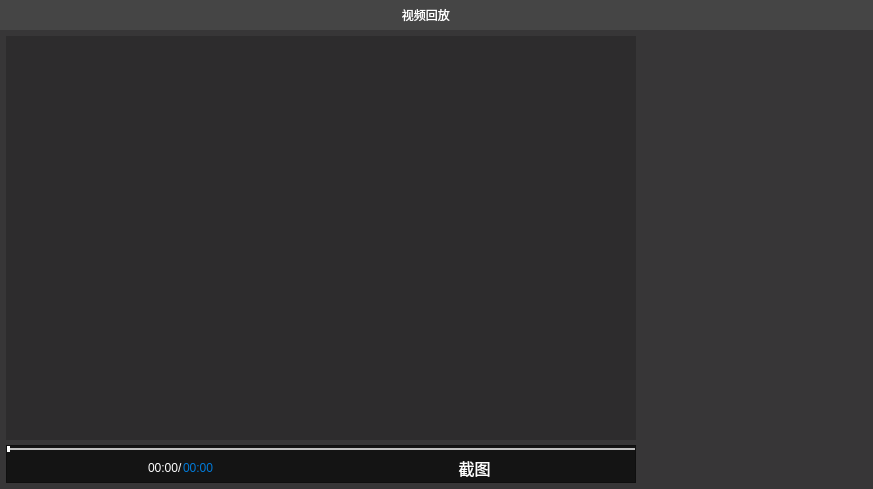
<?xml version="1.0" encoding="UTF-8"?>
<ui version="4.0">
 <class>MediaPlayerWidget</class>
 <widget class="QWidget" name="MediaPlayerWidget">
  <property name="geometry">
   <rect>
    <x>0</x>
    <y>0</y>
    <width>873</width>
    <height>489</height>
   </rect>
  </property>
  <property name="windowTitle">
   <string>视频播放</string>
  </property>
  <property name="styleSheet">
   <string notr="true">#MediaPlayerWidget{
	background-color: rgb(55, 54, 55);
}
#titleBarWidget
{
	background-color: rgb(69, 69, 69);
}

#widgetVideoWidget
{
	background-color: rgb(55, 54, 55);
}

#mediaWidget
{
	background-color: rgb(45, 44, 45);
}
#playControlBar
{
	background-color: rgb(20, 20, 20);
}


#lwVideoList
{
	background-color: rgb(55, 54, 55);
	color: rgb(255, 255, 255);
	border:none;
}

</string>
  </property>
  <layout class="QVBoxLayout" name="verticalLayout_2">
   <property name="spacing">
    <number>0</number>
   </property>
   <property name="leftMargin">
    <number>0</number>
   </property>
   <property name="topMargin">
    <number>0</number>
   </property>
   <property name="rightMargin">
    <number>0</number>
   </property>
   <property name="bottomMargin">
    <number>0</number>
   </property>
   <item>
    <widget class="QWidget" name="titleBarWidget" native="true">
     <property name="minimumSize">
      <size>
       <width>0</width>
       <height>30</height>
      </size>
     </property>
     <property name="styleSheet">
      <string notr="true">#lbTitleText{
	color: rgb(255, 255, 255);
	font: 12pt &quot;Algerian&quot;;
}

QPushButton
{
	background: transparent;
	border:none;
    padding: 1px;
}  

QPushButton::hover{   
    background: qlineargradient(x1: 0, y1: 0, x2: 0, y2: 1,  
         	stop: 0 #758385, stop: 0.5 #122C39,  
         	stop: 1.0 #0E7788);
	border:1px solid #11505C;
}

QPushButton::pressed{   
	background: qlineargradient(x1: 0, y1: 0, x2: 0, y2: 1,  
        	stop: 0 #969B9C, stop: 0.5 #16354B,  
         	stop: 1.0 #244F76);
}

#btnMaximum{
	image: url(:/PlayIcon/Resource/Maximum.png);
}

#btnClose{
	image: url(:/PlayIcon/Resource/Close.png);
}

#btnClose::hover{
	background-color: red;
	border:1px solid #11505C;
}

#btnClose::pressed{
	background-color: rgb(147, 0, 0);
}</string>
     </property>
     <layout class="QHBoxLayout" name="horizontalLayout_2">
      <property name="spacing">
       <number>9</number>
      </property>
      <property name="leftMargin">
       <number>0</number>
      </property>
      <property name="topMargin">
       <number>0</number>
      </property>
      <property name="bottomMargin">
       <number>0</number>
      </property>
      <item>
       <widget class="QLabel" name="lbTitleIcon">
        <property name="minimumSize">
         <size>
          <width>30</width>
          <height>30</height>
         </size>
        </property>
        <property name="text">
         <string/>
        </property>
       </widget>
      </item>
      <item>
       <widget class="QLabel" name="lbTitleText">
        <property name="sizePolicy">
         <sizepolicy hsizetype="Expanding" vsizetype="Preferred">
          <horstretch>0</horstretch>
          <verstretch>0</verstretch>
         </sizepolicy>
        </property>
        <property name="text">
         <string>     视频回放</string>
        </property>
        <property name="alignment">
         <set>Qt::AlignCenter</set>
        </property>
       </widget>
      </item>
      <item>
       <widget class="QPushButton" name="btnMaximum">
        <property name="minimumSize">
         <size>
          <width>24</width>
          <height>24</height>
         </size>
        </property>
        <property name="maximumSize">
         <size>
          <width>24</width>
          <height>24</height>
         </size>
        </property>
        <property name="text">
         <string/>
        </property>
       </widget>
      </item>
      <item>
       <widget class="QPushButton" name="btnClose">
        <property name="minimumSize">
         <size>
          <width>24</width>
          <height>24</height>
         </size>
        </property>
        <property name="maximumSize">
         <size>
          <width>24</width>
          <height>24</height>
         </size>
        </property>
        <property name="text">
         <string/>
        </property>
       </widget>
      </item>
     </layout>
    </widget>
   </item>
   <item>
    <widget class="QWidget" name="centerWidget" native="true">
     <property name="sizePolicy">
      <sizepolicy hsizetype="Preferred" vsizetype="Expanding">
       <horstretch>0</horstretch>
       <verstretch>0</verstretch>
      </sizepolicy>
     </property>
     <layout class="QHBoxLayout" name="horizontalLayout_3">
      <property name="spacing">
       <number>5</number>
      </property>
      <property name="leftMargin">
       <number>6</number>
      </property>
      <property name="topMargin">
       <number>6</number>
      </property>
      <property name="rightMargin">
       <number>6</number>
      </property>
      <property name="bottomMargin">
       <number>6</number>
      </property>
      <item>
       <widget class="QWidget" name="widgetVideoWidget" native="true">
        <property name="focusPolicy">
         <enum>Qt::ClickFocus</enum>
        </property>
        <layout class="QVBoxLayout" name="layoutVideoWidget">
         <property name="spacing">
          <number>5</number>
         </property>
         <property name="leftMargin">
          <number>0</number>
         </property>
         <property name="topMargin">
          <number>0</number>
         </property>
         <property name="rightMargin">
          <number>0</number>
         </property>
         <property name="bottomMargin">
          <number>0</number>
         </property>
         <item>
          <widget class="QLabel" name="mediaWidget">
           <property name="text">
            <string/>
           </property>
          </widget>
         </item>
         <item>
          <widget class="QFrame" name="playControlBar">
           <property name="sizePolicy">
            <sizepolicy hsizetype="Preferred" vsizetype="Fixed">
             <horstretch>0</horstretch>
             <verstretch>0</verstretch>
            </sizepolicy>
           </property>
           <property name="maximumSize">
            <size>
             <width>16777215</width>
             <height>38</height>
            </size>
           </property>
           <property name="styleSheet">
            <string notr="true">/*滑动块的样式表*/
QSlider::groove:horizontal {
	background: #C0C0C0;
	/*border: 1px solid #4A708B;*/
	border:none;
	height: 2px;
} 

QSlider::handle:horizontal {  
    background: white;
	width:3px;
	margin: -3px 0;
    border-radius: 2px;
}  

QSlider::handle:horizontal:hover {  
    background: qradialgradient(spread:pad, cx:0.5, cy:0.5, radius:0.8, fx:0.5, fy:0.5,
 stop:0.6 #2A8BDA, stop:0.778409 rgba(255, 255, 255, 255));
    width: 3px;  
	margin: -3px 0;
    border-radius: 2px;  
}  
 
QSlider::handle:horizontal:disabled {  
	background: #eee;
	border: 1px solid #aaa;  
	border-radius: 4px;  
}

QSlider::sub-page:horizontal {
	background:rgb(0, 160, 233);
	border: 1px solid #4A708B;
	height: 2px;
}
/*
QSlider::add-page:horizontal {  
background: red;
border: 0px solid #777;
height: 10px;  
border-radius: 2px;  
}*/


#lbCurrentTime{
	color: rgb(255, 255, 255);
	font: 75 10pt &quot;Microsoft YaHei&quot;;
}
#lbTotalTime{
	color: rgb(0, 122, 217);
	font: 75 10pt &quot;Microsoft YaHei&quot;;
}

QToolButton
{
         /*background: qlineargradient(x1: 0, y1: 0, x2: 0, y2: 1,
                            stop: 0 #5B5F5F, stop: 0.5 #0C2436,   
                            stop: 1.0 #27405A);
    border: 1px outset #11223F;*/
	border:none;
}  

QToolButton::hover{   
         background: qlineargradient(x1: 0, y1: 0, x2: 0, y2: 1,  
         	stop: 0 #758385, stop: 0.5 #122C39,  
         	stop: 1.0 #0E7788);
         border-color: #11505C;
}

QToolButton::pressed{
         background: qlineargradient(x1: 0, y1: 0, x2: 0, y2: 1,  
        			 stop: 0 #969B9C, stop: 0.5 #16354B,  
         			 stop: 1.0 #244F76);
         border-color: #11505C;
}

#btnStop{
	image: url(:/PlayIcon/Resource/Stop.png);
}

#btnNext{
	image: url(:/PlayIcon/Resource/Next.png);
}

#btnCutPicture{
	color: rgb(255, 255, 255);
}
/*
#btnCircle{
	image: url(:/res/Resources/MediaPlayerIcon/Circle.png);
}*/

#btnVolume{
	image: url(:/PlayIcon/Resource/Volumn.png);
}

#btnFullScreen{
	image: url(:/PlayIcon/Resource/FullScreen.png);
}

QToolTip{
	background-color:#333333;
	color:white;
	font-size:11pt;
	/*border:1px solid white;*/
	border:none;
}</string>
           </property>
           <property name="frameShape">
            <enum>QFrame::StyledPanel</enum>
           </property>
           <property name="frameShadow">
            <enum>QFrame::Raised</enum>
           </property>
           <layout class="QGridLayout" name="gridLayout">
            <property name="leftMargin">
             <number>0</number>
            </property>
            <property name="topMargin">
             <number>0</number>
            </property>
            <property name="rightMargin">
             <number>0</number>
            </property>
            <property name="bottomMargin">
             <number>3</number>
            </property>
            <property name="horizontalSpacing">
             <number>18</number>
            </property>
            <property name="verticalSpacing">
             <number>5</number>
            </property>
            <item row="1" column="3">
             <widget class="QToolButton" name="btnNext">
              <property name="toolTip">
               <string>下一个</string>
              </property>
              <property name="text">
               <string/>
              </property>
              <property name="iconSize">
               <size>
                <width>18</width>
                <height>18</height>
               </size>
              </property>
             </widget>
            </item>
            <item row="1" column="1">
             <widget class="QToolButton" name="btnPlayOrPause">
              <property name="toolTip">
               <string>播放</string>
              </property>
              <property name="text">
               <string/>
              </property>
              <property name="icon">
               <iconset resource="../../MediaPlayerQT/MediaPlayerWidget/PlayerResource.qrc">
                <normaloff>:/PlayIcon/Resource/Play.png</normaloff>:/PlayIcon/Resource/Play.png</iconset>
              </property>
              <property name="iconSize">
               <size>
                <width>24</width>
                <height>24</height>
               </size>
              </property>
             </widget>
            </item>
            <item row="1" column="2">
             <widget class="QToolButton" name="btnStop">
              <property name="toolTip">
               <string>停止</string>
              </property>
              <property name="text">
               <string/>
              </property>
              <property name="iconSize">
               <size>
                <width>18</width>
                <height>18</height>
               </size>
              </property>
             </widget>
            </item>
            <item row="1" column="5">
             <spacer name="horizontalSpacer">
              <property name="orientation">
               <enum>Qt::Horizontal</enum>
              </property>
              <property name="sizeHint" stdset="0">
               <size>
                <width>180</width>
                <height>20</height>
               </size>
              </property>
             </spacer>
            </item>
            <item row="1" column="7">
             <widget class="QToolButton" name="btnCutPicture">
              <property name="maximumSize">
               <size>
                <width>39</width>
                <height>27</height>
               </size>
              </property>
              <property name="font">
               <font>
                <pointsize>12</pointsize>
               </font>
              </property>
              <property name="toolTip">
               <string>截图</string>
              </property>
              <property name="text">
               <string>截图</string>
              </property>
             </widget>
            </item>
            <item row="1" column="4">
             <layout class="QHBoxLayout" name="horizontalLayout">
              <property name="spacing">
               <number>0</number>
              </property>
              <item>
               <widget class="QLabel" name="lbCurrentTime">
                <property name="toolTip">
                 <string>当前时间</string>
                </property>
                <property name="text">
                 <string>00:00/</string>
                </property>
               </widget>
              </item>
              <item>
               <widget class="QLabel" name="lbTotalTime">
                <property name="toolTip">
                 <string>总的时间</string>
                </property>
                <property name="text">
                 <string>00:00</string>
                </property>
               </widget>
              </item>
             </layout>
            </item>
            <item row="1" column="8">
             <widget class="QToolButton" name="btnCircle">
              <property name="toolTip">
               <string>循环播放</string>
              </property>
              <property name="text">
               <string/>
              </property>
              <property name="icon">
               <iconset resource="../../MediaPlayerQT/MediaPlayerWidget/PlayerResource.qrc">
                <normaloff>:/PlayIcon/Resource/Circle.png</normaloff>:/PlayIcon/Resource/Circle.png</iconset>
              </property>
              <property name="iconSize">
               <size>
                <width>24</width>
                <height>24</height>
               </size>
              </property>
             </widget>
            </item>
            <item row="0" column="0" colspan="12">
             <widget class="MSlider" name="sliderPlayProcess">
              <property name="sizePolicy">
               <sizepolicy hsizetype="Expanding" vsizetype="Fixed">
                <horstretch>0</horstretch>
                <verstretch>0</verstretch>
               </sizepolicy>
              </property>
              <property name="maximumSize">
               <size>
                <width>16777215</width>
                <height>6</height>
               </size>
              </property>
              <property name="toolTip">
               <string>4234</string>
              </property>
              <property name="pageStep">
               <number>0</number>
              </property>
              <property name="orientation">
               <enum>Qt::Horizontal</enum>
              </property>
              <property name="tickPosition">
               <enum>QSlider::NoTicks</enum>
              </property>
             </widget>
            </item>
            <item row="1" column="10">
             <widget class="QToolButton" name="btnFullScreen">
              <property name="toolTip">
               <string>全屏</string>
              </property>
              <property name="text">
               <string/>
              </property>
              <property name="iconSize">
               <size>
                <width>18</width>
                <height>18</height>
               </size>
              </property>
             </widget>
            </item>
            <item row="1" column="9">
             <widget class="QToolButton" name="btnVolume">
              <property name="toolTip">
               <string>音量</string>
              </property>
              <property name="text">
               <string/>
              </property>
              <property name="iconSize">
               <size>
                <width>18</width>
                <height>18</height>
               </size>
              </property>
             </widget>
            </item>
           </layout>
          </widget>
         </item>
        </layout>
       </widget>
      </item>
      <item>
       <widget class="QListWidget" name="lwVideoList">
        <property name="sizePolicy">
         <sizepolicy hsizetype="Fixed" vsizetype="Expanding">
          <horstretch>0</horstretch>
          <verstretch>0</verstretch>
         </sizepolicy>
        </property>
        <property name="minimumSize">
         <size>
          <width>226</width>
          <height>300</height>
         </size>
        </property>
        <property name="sizeAdjustPolicy">
         <enum>QAbstractScrollArea::AdjustToContents</enum>
        </property>
        <property name="iconSize">
         <size>
          <width>200</width>
          <height>130</height>
         </size>
        </property>
        <property name="resizeMode">
         <enum>QListView::Adjust</enum>
        </property>
        <property name="spacing">
         <number>5</number>
        </property>
        <property name="viewMode">
         <enum>QListView::IconMode</enum>
        </property>
       </widget>
      </item>
     </layout>
    </widget>
   </item>
  </layout>
 </widget>
 <layoutdefault spacing="6" margin="11"/>
 <customwidgets>
  <customwidget>
   <class>MSlider</class>
   <extends>QSlider</extends>
   <header>MSlider.h</header>
  </customwidget>
 </customwidgets>
 <resources>
  <include location="../../MediaPlayerQT/MediaPlayerWidget/PlayerResource.qrc"/>
 </resources>
 <connections/>
</ui>
